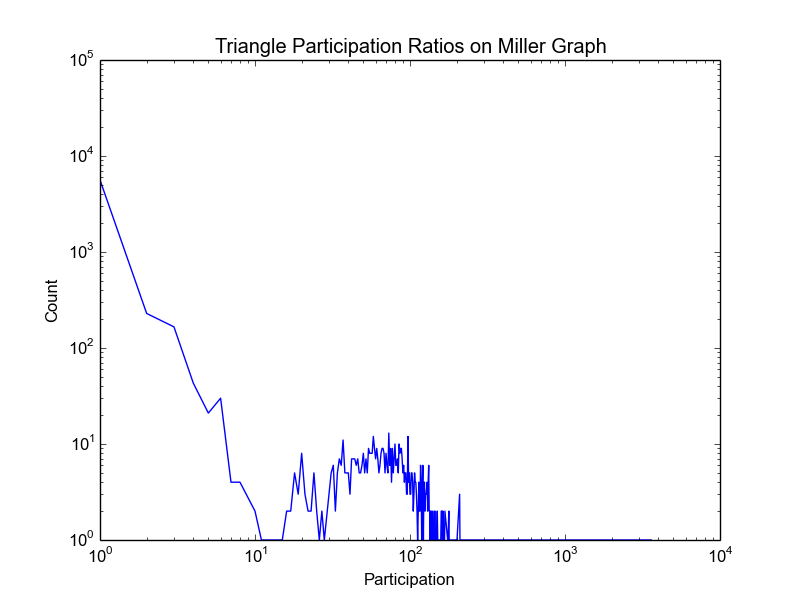

Reproduce this figure in Python.
import collections
import operator
import math
from nltk.corpus import brown
import networkx as nx
import matplotlib.pyplot as plt
from scipy.stats import ks_2samp
import numpy as np
import snap

with open("miller_corpus.txt", "r") as miller_file:
    words = miller_file.read().split()
    net = snap.TUNGraph.New()
    word_dict = {}
    curr_idx = 0
    for word in words:
        if word not in word_dict:
            word_dict[word] = curr_idx
            net.AddNode(curr_idx)
            curr_idx += 1
    for word, prevword in zip(words, words[1:]):
        net.AddEdge(word_dict[word], word_dict[prevword])

    TriadCntV = snap.TIntPrV()
    Cf = snap.GetTriadParticip(net, TriadCntV)
    pairs = []
    for pair in TriadCntV:
        pairs.append((pair.GetVal1(), pair.GetVal2()))
    tris = map(operator.itemgetter(0), pairs)
    nodes = map(operator.itemgetter(1), pairs)

    plt.loglog(tris, nodes, 'b-')
    plt.title("Triangle Participation Ratios on Miller Graph")
    plt.xlabel("Participation")
    plt.ylabel("Count")
    plt.savefig("miller_triads")
